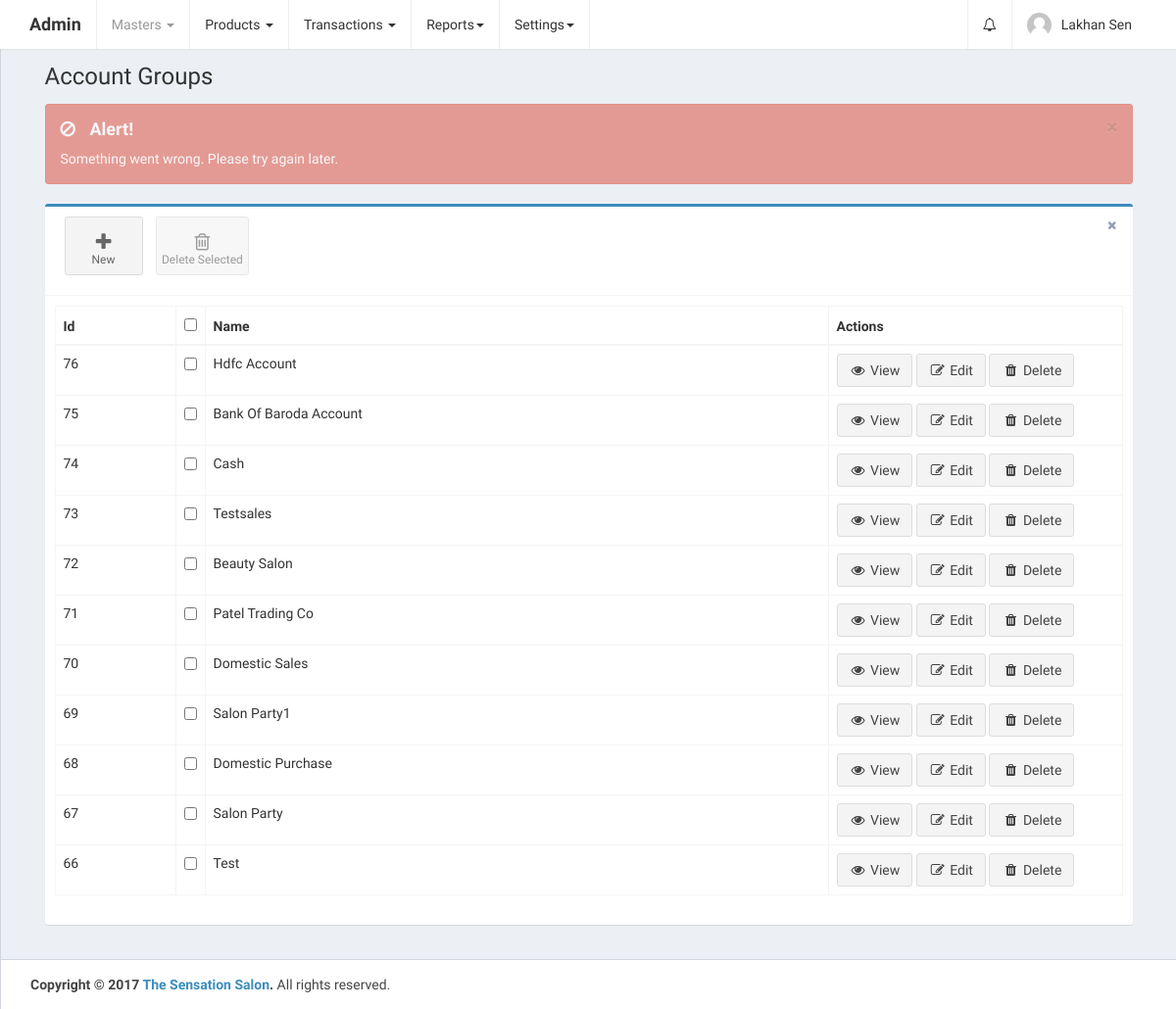
Page /home.php?controller=accountgroup&action=getall (signed in) on the committed database.
### tables this page shows
CREATE TABLE `account_groups` (
  `id` int(11) UNSIGNED NOT NULL,
  `parent_id` int(11) NOT NULL DEFAULT '0',
  `name` varchar(255) NOT NULL,
  `opening_balance` double DEFAULT NULL,
  `contact_person` varchar(255) DEFAULT NULL,
  `area` varchar(255) DEFAULT NULL,
  `city` varchar(255) DEFAULT NULL,
  `pincode` varchar(255) DEFAULT NULL,
  `gst_state_code_id` int(11) DEFAULT NULL,
  `email` varchar(255) DEFAULT NULL,
  `mobile1` varchar(255) DEFAULT NULL,
  `mobile2` varchar(255) DEFAULT NULL,
  `bank_name` varchar(255) DEFAULT NULL,
  `bank_branch` varchar(255) DEFAULT NULL,
  `ifsc_code` varchar(255) DEFAULT NULL,
  `bank_account_no` varchar(255) DEFAULT NULL,
  `pan` varchar(255) DEFAULT NULL,
  `gst_type_id` int(11) DEFAULT NULL,
  `gstin` varchar(255) DEFAULT NULL,
  `brand_ids` varchar(255) DEFAULT NULL,
  `is_default` tinyint(1) NOT NULL DEFAULT '0',
  `is_deleted` tinyint(1) DEFAULT '0',
  `created_at` datetime NOT NULL DEFAULT CURRENT_TIMESTAMP,
  `updated_at` datetime NOT NULL DEFAULT CURRENT_TIMESTAMP ON UPDATE CURRENT_TIMESTAMP
);

### controllers/AccountgroupController.php (called while the page is built, shortened)
<?php
class AccountgroupController {
    public $accountgroupobj;
    public function __construct() {
        require_once 'models/AccountGroup.php';
        $this->accountgroupobj = new AccountGroup();
    }
    public function getall() {
        $account_groups_res = $this->accountgroupobj->getall();
        if ($account_groups_res->num_rows > 0) {
            while ($account_group = $account_groups_res->fetch_assoc()) {
                $account_group['name'] = ucwords($account_group['name']);
                $account_groups[] = $account_group;
            }
        }
        require_once APP_DIR . '/views/layout.php';
    }
}
?>

### home.php (called while the page is built, shortened)
<?php
require_once 'config/database.php';
require_once 'config/routes.php';
?>

### models/AccountGroup.php (called while the page is built, shortened)
<?php
class AccountGroup {
    public $conn;
    public function __construct() {
        $db = new Database();
        $this->conn = $db->connect();
    }
    public function getall() {
        $account_groups = $this->conn->query('SELECT * FROM account_groups WHERE is_deleted!="1" ORDER BY id DESC');
        return $account_groups;
    }
}
?>

### config/Database.php (called while the page is built)
<?php
class Database {
    public function connect() {
        $conn = new mysqli('localhost', 'root', '', 'thesensationbeautycentre');
        if ($conn->connect_error) {
            die("Connection failed: " . $conn->connect_error);
        } else {
            return $conn;
        }
    }
}
?>

### views/account_groups.php (the view, shortened to what this page needs)
<link rel="stylesheet" href="public/plugins/datatables/dataTables.bootstrap.css">
<div class="alert alert-dismissible" style="display: none;">
    <button type="button" class="close" data-dismiss="alert" aria-hidden="true">&times;</button>
    <h4></h4><p></p>
</div>
<div class="row">
    <div class="col-xs-12">
        <div class="box box-primary">
            <div class="box-header with-border">
                <a class="btn btn-app" href="?controller=accountgroup&action=add">
                    <i class="fa fa-plus"></i> New
                </a>
                <button class="btn btn-app" id="delete_selected">
                    <i class="fa fa-trash-o"></i> Delete Selected
                </button>
                <div class="box-tools pull-right">
                    <button type="button" class="btn btn-box-tool" data-widget="remove"><i class="fa fa-times"></i></button>
                </div>
            </div>
            <div class="box-body">
                <div class="table-responsive">
                    <table id="ac_groups_table" class="table table-bordered table-hover" role="grid" aria-describedby="ac_groups_table_info">
                        <thead>
                            <tr>
                                <th>Id</th>
                                <th data-orderable="false" width="20px">
                                    <input type="checkbox" class="select-all">
                                </th>
                                <th>Name</th>
                                <th data-orderable="false" width="300px">Actions</th>
                            </tr>
                        </thead>
                        <?php
                        if (isset($account_groups)) {
                            if (count($account_groups) > 0) {
                                ?>
                                <tbody>
                                    <?php
                                    foreach ($account_groups as $account_group) {
                                        if ($account_group['is_default'] == '0') {
                                            ?>
                                            <tr id="tr_<?php echo $account_group['id']; ?>">
                                                <td><?php echo $account_group['id']; ?></td>
                                                <td>
                                                    <input type="checkbox" name="select_ac_groups[]" data-id="<?php echo $account_group['id']; ?>">
                                                </td>
                                                <td><?php echo ucwords($account_group['name']); ?></td>
                                                <td>
                                                    <a href="?controller=accountgroup&action=get&id=<?php echo $account_group['id']; ?>" class="btn btn-default"><i class="fa fa-fw fa-eye"></i> View</a>
                                                    <a href="?controller=accountgroup&action=update&id=<?php echo $account_group['id']; ?>" class="btn btn-default"><i class="fa fa-fw fa-pencil-square-o"></i> Edit</a>
                                                    <a href="" class="delete btn btn-default" data-id="<?php echo $account_group['id']; ?>"><i class="fa fa-fw fa-trash"></i> Delete</a>
                                                </td>
                                            </tr>
                                            <?php
                                        }
                                    }
                                    ?>
                                </tbody>
                                <?php
                            }
                        }
                        ?>
                    </table>
                </div>
            </div>
        </div>
    </div>
</div>

### views/account_groups.php (style rules this page uses)
.table-responsive { overflow-x: initial; }

### rows in the picture
account_groups: id "76", name "Hdfc Account"
account_groups: id "75", name "Bank Of Baroda Account"
account_groups: id "74", name "Cash"
account_groups: id "73", name "Testsales"
account_groups: id "72", name "Beauty Salon"
account_groups: id "71", name "Patel Trading Co"
account_groups: id "70", name "Domestic Sales"
account_groups: id "69", name "Salon Party1"
account_groups: id "68", name "Domestic Purchase"
account_groups: id "67", name "Salon Party"
account_groups: id "66", name "Test"

### other values in the picture
$_SESSION['admin'] "Lakhan Sen"
$page_header "Account Groups"
